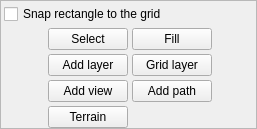
       <widget class="QWidget" name="pgRectangleOptions">
        <layout class="QVBoxLayout" name="verticalLayout_19">
         <property name="spacing">
          <number>0</number>
         </property>
         <property name="margin">
          <number>0</number>
         </property>
         <item>
          <widget class="QFrame" name="panelRectangleOptions">
           <property name="sizePolicy">
            <sizepolicy hsizetype="Preferred" vsizetype="Expanding">
             <horstretch>0</horstretch>
             <verstretch>0</verstretch>
            </sizepolicy>
           </property>
           <property name="frameShape">
            <enum>QFrame::StyledPanel</enum>
           </property>
           <property name="frameShadow">
            <enum>QFrame::Plain</enum>
           </property>
           <layout class="QVBoxLayout" name="verticalLayout_12">
            <property name="spacing">
             <number>0</number>
            </property>
            <property name="margin">
             <number>0</number>
            </property>
            <item>
             <layout class="QGridLayout" name="gridLayout_3">
              <property name="leftMargin">
               <number>3</number>
              </property>
              <property name="topMargin">
               <number>3</number>
              </property>
              <property name="spacing">
               <number>4</number>
              </property>
              <item row="1" column="1">
               <widget class="QPushButton" name="pushButton">
                <property name="sizePolicy">
                 <sizepolicy hsizetype="Fixed" vsizetype="Fixed">
                  <horstretch>0</horstretch>
                  <verstretch>0</verstretch>
                 </sizepolicy>
                </property>
                <property name="text">
                 <string>Select</string>
                </property>
                <property name="icon">
                 <iconset resource="../../sharedcode/resources.qrc">
                  <normaloff>:/resources/RES/cursor.png</normaloff>:/resources/RES/cursor.png</iconset>
                </property>
               </widget>
              </item>
              <item row="1" column="2">
               <widget class="QPushButton" name="pushButton_2">
                <property name="sizePolicy">
                 <sizepolicy hsizetype="Fixed" vsizetype="Fixed">
                  <horstretch>0</horstretch>
                  <verstretch>0</verstretch>
                 </sizepolicy>
                </property>
                <property name="text">
                 <string>Fill</string>
                </property>
                <property name="icon">
                 <iconset resource="../../sharedcode/resources.qrc">
                  <normaloff>:/resources/RES/ffficons/paintcan.png</normaloff>:/resources/RES/ffficons/paintcan.png</iconset>
                </property>
               </widget>
              </item>
              <item row="2" column="1">
               <widget class="QPushButton" name="pushButton_6">
                <property name="sizePolicy">
                 <sizepolicy hsizetype="Fixed" vsizetype="Fixed">
                  <horstretch>0</horstretch>
                  <verstretch>0</verstretch>
                 </sizepolicy>
                </property>
                <property name="text">
                 <string>Add layer</string>
                </property>
                <property name="icon">
                 <iconset resource="../../sharedcode/resources.qrc">
                  <normaloff>:/resources/RES/ffficons/shape_handles.png</normaloff>:/resources/RES/ffficons/shape_handles.png</iconset>
                </property>
               </widget>
              </item>
              <item row="2" column="2">
               <widget class="QPushButton" name="pushButton_7">
                <property name="sizePolicy">
                 <sizepolicy hsizetype="Fixed" vsizetype="Fixed">
                  <horstretch>0</horstretch>
                  <verstretch>0</verstretch>
                 </sizepolicy>
                </property>
                <property name="text">
                 <string>Grid layer</string>
                </property>
                <property name="icon">
                 <iconset resource="../../sharedcode/resources.qrc">
                  <normaloff>:/resources/RES/grid.png</normaloff>:/resources/RES/grid.png</iconset>
                </property>
               </widget>
              </item>
              <item row="1" column="0" rowspan="4">
               <spacer name="horizontalSpacer_2">
                <property name="orientation">
                 <enum>Qt::Horizontal</enum>
                </property>
                <property name="sizeHint" stdset="0">
                 <size>
                  <width>40</width>
                  <height>20</height>
                 </size>
                </property>
               </spacer>
              </item>
              <item row="1" column="3" rowspan="4">
               <spacer name="horizontalSpacer_3">
                <property name="orientation">
                 <enum>Qt::Horizontal</enum>
                </property>
                <property name="sizeHint" stdset="0">
                 <size>
                  <width>40</width>
                  <height>20</height>
                 </size>
                </property>
               </spacer>
              </item>
              <item row="3" column="1">
               <widget class="QPushButton" name="pushButton_5">
                <property name="text">
                 <string>Add view</string>
                </property>
                <property name="icon">
                 <iconset resource="../../sharedcode/resources.qrc">
                  <normaloff>:/resources/RES/ffficons/webcam.png</normaloff>:/resources/RES/ffficons/webcam.png</iconset>
                </property>
               </widget>
              </item>
              <item row="3" column="2">
               <widget class="QPushButton" name="pushButton_10">
                <property name="text">
                 <string>Add path</string>
                </property>
                <property name="icon">
                 <iconset resource="../../sharedcode/resources.qrc">
                  <normaloff>:/resources/RES/ffficons/vector.png</normaloff>:/resources/RES/ffficons/vector.png</iconset>
                </property>
               </widget>
              </item>
              <item row="0" column="0" colspan="4">
               <widget class="QCheckBox" name="rectSnapToGrid">
                <property name="text">
                 <string>Snap rectangle to the grid</string>
                </property>
               </widget>
              </item>
              <item row="4" column="1">
               <widget class="QPushButton" name="pushButton_3">
                <property name="text">
                 <string>Terrain</string>
                </property>
                <property name="icon">
                 <iconset resource="../../sharedcode/resources.qrc">
                  <normaloff>:/resources/RES/terrain.png</normaloff>:/resources/RES/terrain.png</iconset>
                </property>
               </widget>
              </item>
             </layout>
            </item>
            <item>
             <spacer name="verticalSpacer_4">
              <property name="orientation">
               <enum>Qt::Vertical</enum>
              </property>
              <property name="sizeHint" stdset="0">
               <size>
                <width>20</width>
                <height>0</height>
               </size>
              </property>
             </spacer>
            </item>
           </layout>
          </widget>
         </item>
        </layout>
       </widget>
